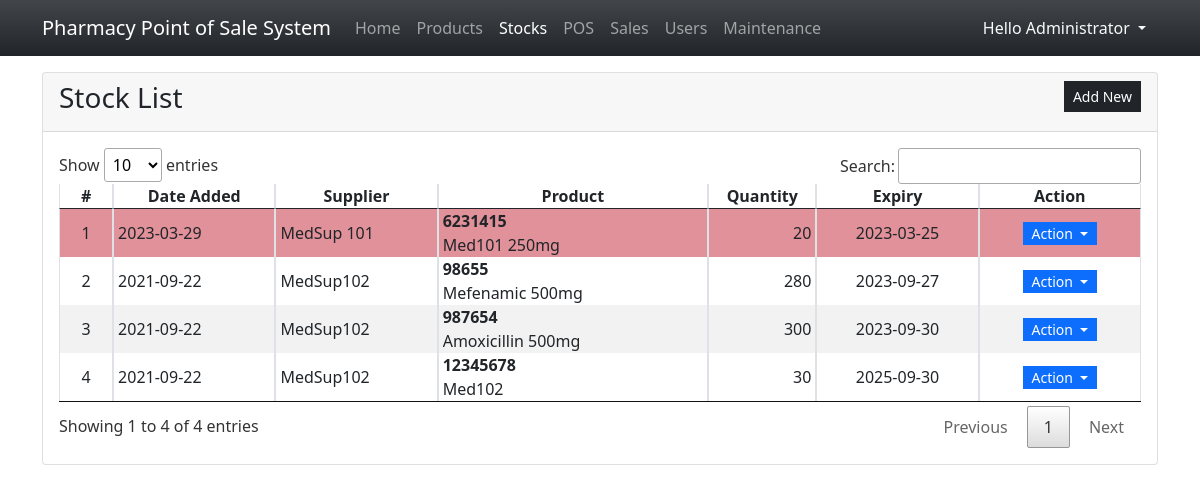
Page /?page=stocks (signed in) on the committed database.
### tables this page shows
CREATE TABLE `stock_list` (
            `stock_id` INTEGER NOT NULL PRIMARY KEY AUTOINCREMENT,
            `supplier_id` TEXT NOT NULL,
            `product_id` TEXT NOT NULL,
            `quantity` REAL NOT NULL DEFAULT 0,
            `expiry_date` DATETIME NOT NULL,
            `date_added` TIMESTAMP NOT NULL DEFAULT CURRENT_TIMESTAMP,
            FOREIGN KEY(`product_id`) REFERENCES `product_list`(`product_id`) ON DELETE CASCADE,
            FOREIGN KEY(`supplier_id`) REFERENCES `supplier_list`(`supplier_id`) ON DELETE CASCADE
        );

CREATE TABLE `supplier_list` (
            `supplier_id` INTEGER NOT NULL PRIMARY KEY AUTOINCREMENT,
            `name` TEXT NOT NULL,
            `status` INTEGER NOT NULL DEFAULT 1
        );

CREATE TABLE `product_list` (
            `product_id` INTEGER NOT NULL PRIMARY KEY AUTOINCREMENT,
            `product_code` TEXT NOT NULL,
            `category_id` INTEGER NOT NULL,
            `name` TEXT NOT NULL,
            `description` TEXT NOT NULL,
            `price` REAL NOT NULL DEFAULT 0,
            `status` INTEGER NOT NULL DEFAULT 1,
            FOREIGN KEY(`category_id`) REFERENCES `category_list`(`category_id`) ON DELETE CASCADE
        );

### stocks.php (the view, shortened to what this page needs)
<div class="card">
    <div class="card-header d-flex justify-content-between">
        <h3 class="card-title">Stock List</h3>
        <div class="card-tools align-middle">
            <button class="btn btn-dark btn-sm py-1 rounded-0" type="button" id="create_new">Add New</button>
        </div>
    </div>
    <div class="card-body">
        <table class="table table-hover table-striped table-bordered">
            <colgroup>
                <col width="5%">
                <col width="15%">
                <col width="15%">
                <col width="25%">
                <col width="10%">
                <col width="15%">
                <col width="15%">
            </colgroup>
            <thead>
                <tr>
                    <th class="text-center p-0">#</th>
                    <th class="text-center p-0">Date Added</th>
                    <th class="text-center p-0">Supplier</th>
                    <th class="text-center p-0">Product</th>
                    <th class="text-center p-0">Quantity</th>
                    <th class="text-center p-0">Expiry</th>
                    <th class="text-center p-0">Action</th>
                </tr>
            </thead>
            <tbody>
                <?php
                $sql = "SELECT s.*,ss.name as sname,p.name as pname,p.product_code FROM `stock_list` s inner join `product_list` p on s.product_id = p.product_id inner join `supplier_list` ss on s.supplier_id = ss.supplier_id order by strftime('%s',date_added) desc";
                $qry = $conn->query($sql);
                $i = 1;
                    while($row = $qry->fetchArray()):
                ?>
                <tr class="<?php echo strtotime(date("Y-m-d")) > strtotime($row['expiry_date']) ? 'bg-danger bg-opacity-50' : '' ?>">
                    <td class="text-center p-0"><?php echo $i++; ?></td>
                    <td class="py-0 px-1"><?php echo date("Y-m-d",strtotime($row['date_added'])) ?></td>
                    <td class="py-0 px-1"><?php echo $row['sname'] ?></td>
                    <td class="py-0 px-1">
                        <div class="fs-6 fw-bold truncate-1" title="<?php echo $row['product_code'] ?>"><?php echo $row['product_code'] ?></div>
                        <div class="fs-6 fw-light truncate-1" title="<?php echo $row['pname'] ?>"><?php echo $row['pname'] ?></div>
                    </td>
                    <td class="py-0 px-1 text-end"><?php echo number_format($row['quantity']) ?></td>
                    <td class="py-0 px-1 text-center"><?php echo date("Y-m-d",strtotime($row['expiry_date'])) ?></td>
                    <td class="text-center py-0 px-1">
                        <div class="btn-group" role="group">
                            <button id="btnGroupDrop1" type="button" class="btn btn-primary dropdown-toggle btn-sm rounded-0 py-0" data-bs-toggle="dropdown" aria-expanded="false">
                            Action
                            </button>
                        </div>
                    </td>
                </tr>
                <?php endwhile; ?>
            </tbody>
        </table>
    </div>
</div>

### index.php (style rules this page uses)
:root { --bs-success-rgb:71, 222, 152 !important; }
html,body { height:100%; width:100%; }
.truncate-1 { overflow: hidden; text-overflow: ellipsis; display: -webkit-box; -webkit-line-clamp: 1; -webkit-box-orient: vertical; }

### rows in the picture
stock_list: date_added "2023-03-29", supplier.name "MedSup 101", product.product_code "6231415", product.name "Med101 250mg", quantity "20", expiry_date "2023-03-25"
stock_list: date_added "2021-09-22", supplier.name "MedSup102", product.product_code "98655", product.name "Mefenamic 500mg", quantity "280", expiry_date "2023-09-27"
stock_list: date_added "2021-09-22", supplier.name "MedSup102", product.product_code "987654", product.name "Amoxicillin 500mg", quantity "300", expiry_date "2023-09-30"
stock_list: date_added "2021-09-22", supplier.name "MedSup102", product.product_code "12345678", product.name "Med102", quantity "30", expiry_date "2025-09-30"

### other values in the picture
$_SESSION['fullname'] "Administrator"
